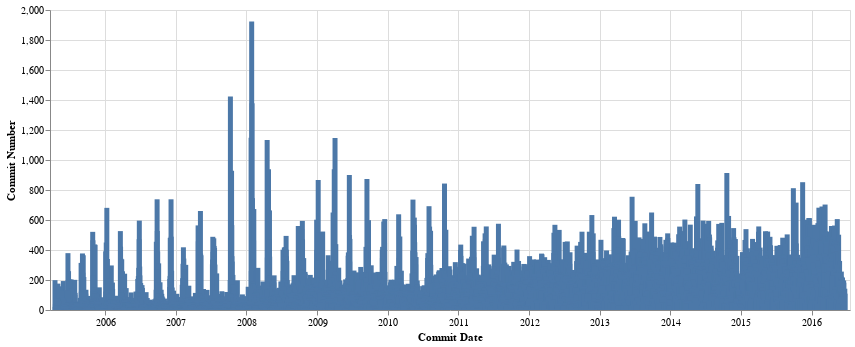

Notebook cell for this chart:
### Code cell
# 5- Number of commits per day

q5 = """
SELECT *
FROM bruin-hiring.cdt_caneraslan.q5
ORDER BY commit_number DESC
"""

res = client.query(q5).result()
df = res.to_dataframe()

df['commit_date'] = pd.to_datetime(df['commit_date']) # we cannot directly convert dbtype to string

alt.Chart(df, width=800).mark_bar().encode(
    x=alt.X('commit_date', title='Commit Date'),
    y=alt.Y('commit_number:Q', title='Commit Number'),
    tooltip=['commit_date']
)

### Figure 1 — Vega-Lite specification as saved in the notebook (floating-point values rounded to 4 significant figures; data arrays with more than 128 entries replaced by an {"elided": "..."} marker saying what was removed)
{"config": {"view": {"continuousWidth": 300, "continuousHeight": 300}}, "data": {"name": "data-55852eb6b65e5a4ab2a82a2a55bd9404"}, "mark": {"type": "bar"}, "encoding": {"tooltip": [{"field": "commit_date", "type": "temporal"}], "x": {"field": "commit_date", "title": "Commit Date", "type": "temporal"}, "y": {"field": "commit_number", "title": "Commit Number", "type": "quantitative"}}, "width": 800, "$schema": "https://vega.github.io/schema/vega-lite/v5.8.0.json", "datasets": {"data-55852eb6b65e5a4ab2a82a2a55bd9404": {"elided": "4069 records"}}}
